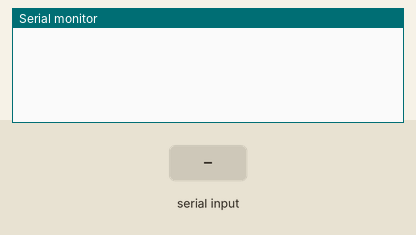
Bench run of a sketch on a simulated Arduino Uno, built with avr-gcc and run on an emulated ATmega328P. Shown: the last lines printed to the serial monitor. Inputs (shaded band) come from the test bench.

Above: at 1.2 s.
1.3 s: "A" received over Serial
At 1.7 s:
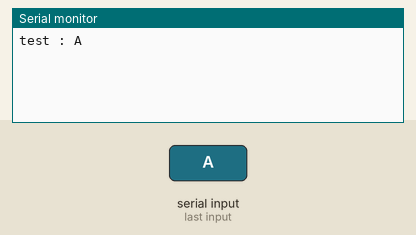
2.8 s: "1" received over Serial
At 4.1 s:
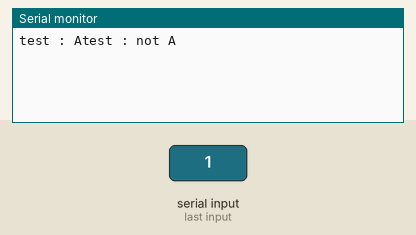

Measured:
- after the input at 1.3 s, the serial monitor: prints a new line at once (image 1)
- after the input at 2.8 s, the serial monitor: prints a new line at once (image 2)

The sketch:

Serial_test.ino
```cpp
void setup()
{
 Serial.begin(115200);

}

void loop()
{
 char test = 'A';
 int i;

 if(Serial.available() )
 {
   char a;
   a = Serial.read();
   if(a == 'A')

   {
   Serial.print("test : A");
   }
   else
   {
     Serial.print("test : not A");
   }


 }
// Serial.print("test");
 /*
 for(i=0; i<16; i++)
 {
   test = test+1;

   Serial.print(test);
   delay(500);
 }
  */
}
```
